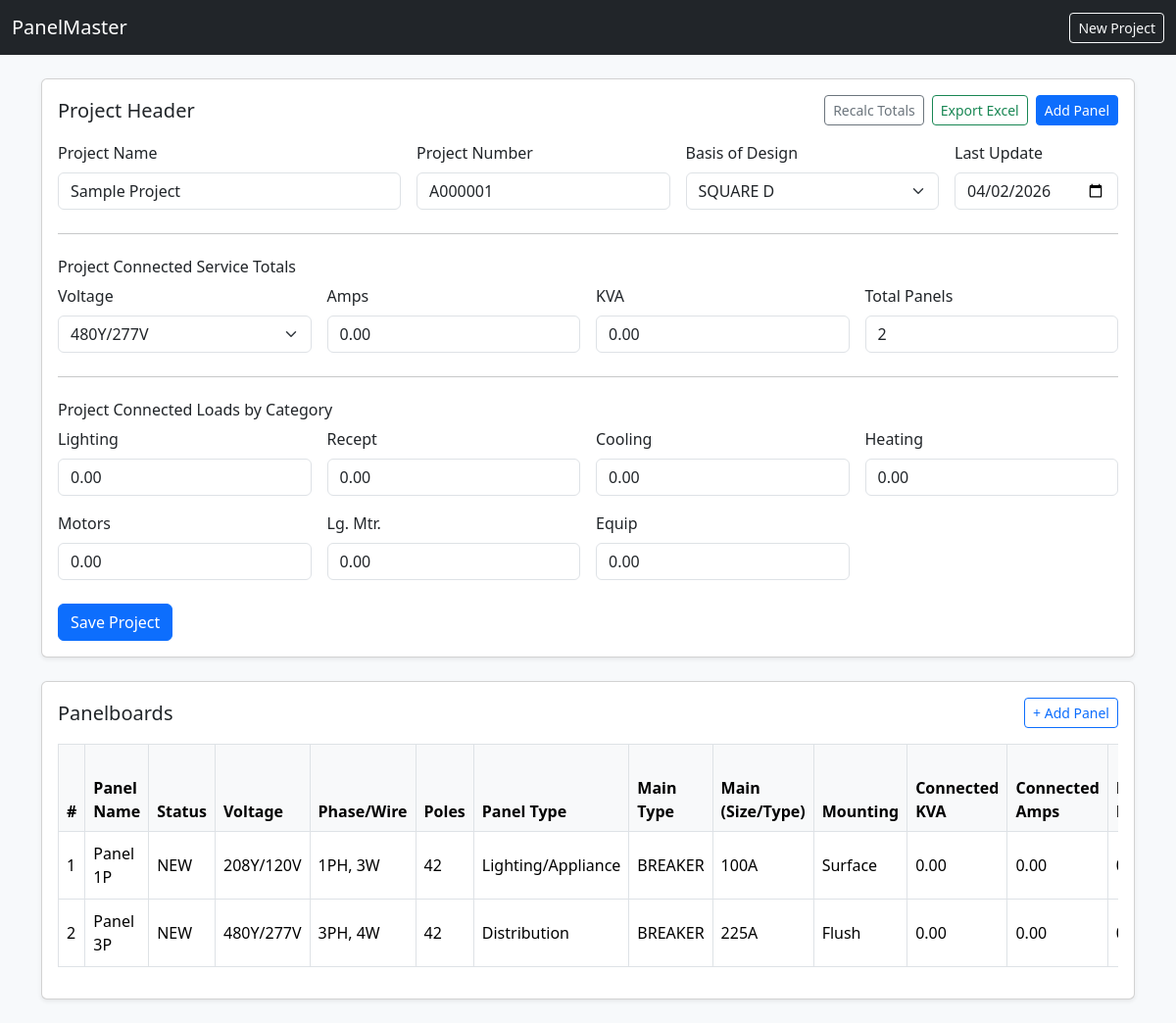
/projects/1, run on the app's committed database.
### tables this page shows
CREATE TABLE IF NOT EXISTS projects (
  id INT AUTO_INCREMENT PRIMARY KEY,
  project_name VARCHAR(255) NOT NULL,
  project_number VARCHAR(20) NOT NULL UNIQUE,
  basis_of_design VARCHAR(50),
  last_update DATE,
  service_voltage VARCHAR(50),
  service_amps DECIMAL(10,2),
  service_kva DECIMAL(10,2),
  total_panels INT,
  load_lighting DECIMAL(10,2),
  load_recept DECIMAL(10,2),
  load_cooling DECIMAL(10,2),
  load_heating DECIMAL(10,2),
  load_motors DECIMAL(10,2),
  load_lg_mtr DECIMAL(10,2),
  load_equip DECIMAL(10,2),
  created_at DATETIME NOT NULL,
  updated_at DATETIME NOT NULL
);

CREATE TABLE IF NOT EXISTS panelboards (
  id INT AUTO_INCREMENT PRIMARY KEY,
  project_id INT NOT NULL,
  item_order INT NOT NULL,
  panel_name VARCHAR(255) NOT NULL,
  panel_status VARCHAR(20),
  voltage VARCHAR(20),
  phase_wire VARCHAR(20),
  poles_config VARCHAR(20),
  panel_type VARCHAR(50),
  main_type VARCHAR(20),
  main_size_type VARCHAR(100),
  mounting VARCHAR(100),
  connected_kva DECIMAL(10,2),
  connected_amps DECIMAL(10,2),
  demand_kva DECIMAL(10,2),
  demand_amps DECIMAL(10,2),
  percent_imbalance DECIMAL(10,2),
  balance_status ENUM('OK','WARN','FAIL') DEFAULT 'OK',
  balance_message VARCHAR(255),
  minimum_feeder_size VARCHAR(100),
  schedule_json LONGTEXT,
  last_update DATE,
  created_at DATETIME NOT NULL,
  updated_at DATETIME NOT NULL,
  CONSTRAINT fk_panelboards_projects
    FOREIGN KEY (project_id) REFERENCES projects(id)
    ON DELETE CASCADE
);

### app/lib/View.php (called while the page is built, shortened)
<?php
class View
{
    public static function render(string $view, array $data = []): void
    {
        $path = BASE_PATH . '/app/views/' . $view . '.php';
        extract($data, EXTR_SKIP);
        require BASE_PATH . '/app/views/partials/header.php';
        require $path;
        require BASE_PATH . '/app/views/partials/footer.php';
    }
}

### app/controllers/ProjectsController.php (called while the page is built, shortened)
<?php
class ProjectsController
{
    private ProjectRepository $projects;
    private PanelboardRepository $panels;
    public function __construct()
    {
        $this->projects = new ProjectRepository();
        $this->panels = new PanelboardRepository();
    }
    public function show(string $id): void
    {
        $project = $this->projects->find((int)$id);
        $panels = $this->panels->listByProject((int)$id);
        View::render('projects/show', ['project' => $project, 'panels' => $panels]);
    }
}

### public/index.php (called while the page is built, shortened)
<?php
require_once BASE_PATH . '/app/lib/helpers.php';
$router = new Router();
$router->get('/', function () {
    header('Location: ' . base_url('/projects'));
    exit;
});
$router->get('/projects', [ProjectsController::class, 'index']);
$router->get('/projects/new', [ProjectsController::class, 'create']);
$router->post('/projects', [ProjectsController::class, 'store']);
$router->get('/projects/{id}', [ProjectsController::class, 'show']);
$router->post('/projects/{id}', [ProjectsController::class, 'update']);
$router->post('/projects/{id}/delete', [ProjectsController::class, 'delete']);
$router->get('/projects/{id}/panels/new', [PanelsController::class, 'create']);
$router->post('/projects/{id}/panels', [PanelsController::class, 'store']);
$router->get('/panels/{id}/edit', [PanelsController::class, 'edit']);
$router->post('/panels/{id}', [PanelsController::class, 'update']);
$router->post('/panels/{id}/delete', [PanelsController::class, 'delete']);
$router->get('/api/panels/{id}/schedule', [ApiController::class, 'getSchedule']);
$router->post('/api/panels/{id}/schedule', [ApiController::class, 'saveSchedule']);
$router->post('/api/panels/{id}/recalc', [ApiController::class, 'recalcPanel']);
$router->post('/api/projects/{id}/recalc', [ApiController::class, 'recalcProject']);
$router->get('/projects/{id}/export.xlsx', [ProjectExportController::class, 'download']);
$router->get('/panels/{id}/export.xlsx', [PanelExportController::class, 'download']);
$router->get('/panels/{id}/export.pdf', [PanelPdfExportController::class, 'download']);
$router->dispatch($_SERVER['REQUEST_METHOD'], $_SERVER['REQUEST_URI']);

### app/lib/helpers.php (called while the page is built, shortened)
<?php
function base_url(string $path = ''): string
{
    $base = rtrim(dirname($_SERVER['SCRIPT_NAME']), '/');
    return $base . $path;
}

### app/repositories/ProjectRepository.php (called while the page is built, shortened)
<?php
class ProjectRepository
{
    public function find(int $id): ?array
    {
        $pdo = Database::connection();
        $stmt = $pdo->prepare('SELECT * FROM projects WHERE id = :id');
        $stmt->execute([':id' => $id]);
        $row = $stmt->fetch();
        return $row ?: null;
    }
}

### app/repositories/PanelboardRepository.php (called while the page is built, shortened)
<?php
class PanelboardRepository
{
    public function listByProject(int $projectId): array
    {
        $pdo = Database::connection();
        $stmt = $pdo->prepare('SELECT * FROM panelboards WHERE project_id = :id ORDER BY item_order ASC');
        $stmt->execute([':id' => $projectId]);
        return $stmt->fetchAll();
    }
}

### app/views/projects/show.php (the view, shortened to what this page needs)
<div class="card shadow-sm mb-4">
  <div class="card-body">
    <div class="d-flex justify-content-between align-items-center mb-3">
      <h5 class="mb-0">Project Header</h5>
      <div class="d-flex gap-2">
        <form method="post" action="<?= htmlspecialchars(base_url('/api/projects/' . $project['id'] . '/recalc')) ?>" class="d-inline" onsubmit="return app.postForm(event)">
          <button class="btn btn-outline-secondary btn-sm" type="submit">Recalc Totals</button>
        </form>
        <a class="btn btn-outline-success btn-sm" href="<?= htmlspecialchars(base_url('/projects/' . $project['id'] . '/export.xlsx')) ?>">Export Excel</a>
        <a class="btn btn-primary btn-sm" href="<?= htmlspecialchars(base_url('/projects/' . $project['id'] . '/panels/new')) ?>">Add Panel</a>
      </div>
    </div>
    <form method="post" action="<?= htmlspecialchars(base_url('/projects/' . $project['id'])) ?>">
      <div class="row g-3">
        <div class="col-md-4">
          <label class="form-label">Project Name</label>
          <input name="project_name" class="form-control" value="<?= htmlspecialchars($project['project_name']) ?>" required>
        </div>
        <div class="col-md-3">
          <label class="form-label">Project Number</label>
          <input name="project_number" class="form-control" value="<?= htmlspecialchars($project['project_number']) ?>" required>
        </div>
        <div class="col-md-3">
          <label class="form-label">Basis of Design</label>
          <select name="basis_of_design" class="form-select">
            <?php $bod = $project['basis_of_design'] ?? ''; ?>
            <option value="SQUARE D" <?= $bod === 'SQUARE D' ? 'selected' : '' ?>>SQUARE D</option>
          </select>
        </div>
        <div class="col-md-2">
          <label class="form-label">Last Update</label>
          <input type="date" name="last_update" class="form-control" value="<?= htmlspecialchars($project['last_update'] ?? date('Y-m-d')) ?>">
        </div>
      </div>
      <hr class="my-4">
      <h6>Project Connected Service Totals</h6>
      <div class="row g-3">
        <div class="col-md-3">
          <label class="form-label">Voltage</label>
          <?php $sv = $project['service_voltage'] ?? ''; ?>
          <select name="service_voltage" class="form-select js-service-voltage">
            <option value="480Y/277V" <?= $sv === '480Y/277V' ? 'selected' : '' ?>>480Y/277V</option>
          </select>
        </div>
        <div class="col-md-3">
          <label class="form-label">Amps</label>
          <input name="service_amps" class="form-control js-service-amps" value="<?= htmlspecialchars($project['service_amps'] ?? '') ?>" readonly>
        </div>
        <div class="col-md-3">
          <label class="form-label">KVA</label>
          <input name="service_kva" class="form-control js-service-kva" value="<?= htmlspecialchars($project['service_kva'] ?? '') ?>">
        </div>
        <div class="col-md-3">
          <label class="form-label">Total Panels</label>
          <input name="total_panels" class="form-control" value="<?= htmlspecialchars($project['total_panels'] ?? '') ?>">
        </div>
      </div>
      <hr class="my-4">
      <h6>Project Connected Loads by Category</h6>
      <div class="row g-3">
        <div class="col-md-3">
          <label class="form-label">Lighting</label>
          <input name="load_lighting" class="form-control" value="<?= htmlspecialchars($project['load_lighting'] ?? '') ?>">
        </div>
        <div class="col-md-3">
          <label class="form-label">Recept</label>
          <input name="load_recept" class="form-control" value="<?= htmlspecialchars($project['load_recept'] ?? '') ?>">
        </div>
        <div class="col-md-3">
          <label class="form-label">Cooling</label>
          <input name="load_cooling" class="form-control" value="<?= htmlspecialchars($project['load_cooling'] ?? '') ?>">
        </div>
        <div class="col-md-3">
          <label class="form-label">Heating</label>
          <input name="load_heating" class="form-control" value="<?= htmlspecialchars($project['load_heating'] ?? '') ?>">
        </div>
        <div class="col-md-3">
          <label class="form-label">Motors</label>
          <input name="load_motors" class="form-control" value="<?= htmlspecialchars($project['load_motors'] ?? '') ?>">
        </div>
        <div class="col-md-3">
          <label class="form-label">Lg. Mtr.</label>
          <input name="load_lg_mtr" class="form-control" value="<?= htmlspecialchars($project['load_lg_mtr'] ?? '') ?>">
        </div>
        <div class="col-md-3">
          <label class="form-label">Equip</label>
          <input name="load_equip" class="form-control" value="<?= htmlspecialchars($project['load_equip'] ?? '') ?>">
        </div>
      </div>
      <div class="mt-4">
        <button class="btn btn-primary">Save Project</button>
      </div>
    </form>
  </div>
</div>
<div class="card shadow-sm">
  <div class="card-body">
    <div class="d-flex justify-content-between align-items-center mb-3">
      <h5 class="mb-0">Panelboards</h5>
      <a class="btn btn-outline-primary btn-sm" href="<?= htmlspecialchars(base_url('/projects/' . $project['id'] . '/panels/new')) ?>">+ Add Panel</a>
    </div>
    <div class="table-responsive">
      <table class="table table-bordered align-middle">
        <thead>
          <tr>
            <th>#</th>
            <th>Panel Name</th>
            <th>Status</th>
            <th>Voltage</th>
            <th>Phase/Wire</th>
            <th>Poles</th>
            <th>Panel Type</th>
            <th>Main Type</th>
            <th>Main (Size/Type)</th>
            <th>Mounting</th>
            <th>Connected KVA</th>
            <th>Connected Amps</th>
            <th>Demand KVA</th>
          </tr>
        </thead>
        <tbody>
          <?php foreach ($panels as $panel): ?>
            <tr>
              <td><?= htmlspecialchars($panel['item_order'] ?? '') ?></td>
              <td><?= htmlspecialchars($panel['panel_name'] ?? '') ?></td>
              <td><?= htmlspecialchars($panel['panel_status'] ?? '') ?></td>
              <td><?= htmlspecialchars($panel['voltage'] ?? '') ?></td>
              <td><?= htmlspecialchars($panel['phase_wire'] ?? '') ?></td>
              <td><?= htmlspecialchars($panel['poles_config'] ?? '') ?></td>
              <td><?= htmlspecialchars($panel['panel_type'] ?? '') ?></td>
              <td><?= htmlspecialchars($panel['main_type'] ?? '') ?></td>
              <td><?= htmlspecialchars($panel['main_size_type'] ?? '') ?></td>
              <td><?= htmlspecialchars($panel['mounting'] ?? '') ?></td>
              <td><?= htmlspecialchars($panel['connected_kva'] ?? '') ?></td>
              <td><?= htmlspecialchars($panel['connected_amps'] ?? '') ?></td>
              <td><?= htmlspecialchars($panel['demand_kva'] ?? '') ?></td>
            </tr>
          <?php endforeach; ?>
        </tbody>
      </table>
    </div>
  </div>
</div>

### app/lib/Router.php (shortened to what this page needs)
<?php
class Router
{
    private array $routes = [];
    private function add(string $method, string $path, $handler): void
    {
        $pattern = preg_replace('#\{[^/]+\}#', '([^/]+)', $path);
        $pattern = '#^' . $pattern . '$#';
        $this->routes[] = [$method, $path, $pattern, $handler];
    }
    public function dispatch(string $method, string $uri): void
    {
        $path = parse_url($uri, PHP_URL_PATH) ?? '/';
        foreach ($this->routes as [$routeMethod, $routePath, $pattern, $handler]) {
            if ($routeMethod !== $method) {
                continue;
            }
            if (preg_match($pattern, $path, $matches)) {
                array_shift($matches);
                if (is_array($handler)) {
                    [$class, $methodName] = $handler;
                    $controller = new $class();
                    call_user_func_array([$controller, $methodName], $matches);
                    return;
                }
            }
        }
    }
}

### app/views/partials/header.php (shortened to what this page needs)
<!doctype html>
<html lang="en">
<head>
  <link href="https://cdn.jsdelivr.net/npm/bootstrap@5.3.2/dist/css/bootstrap.min.css" rel="stylesheet">
  <link href="<?= htmlspecialchars(base_url('/assets/css/app.css')) ?>" rel="stylesheet">
</head>
<body>
<nav class="navbar navbar-expand-lg navbar-dark bg-dark">
  <div class="container-fluid">
    <a class="navbar-brand" href="<?= htmlspecialchars(base_url('/projects')) ?>">PanelMaster</a>
    <div class="d-flex gap-2">
      <a class="btn btn-outline-light btn-sm" href="<?= htmlspecialchars(base_url('/projects/new')) ?>">New Project</a>
    </div>
  </div>
</nav>
<main class="container py-4">

### app/views/partials/footer.php (shortened to what this page needs)
</main>
</body>
</html>

### public/assets/css/app.css (style rules this page uses)
body { background-color: #f7f9fb; }
.table thead th { position: sticky; top: 0; background: #f8f9fa; z-index: 1; }

### data on the page
projects: project_name "Sample Project", project_number "A000001", basis_of_design "SQUARE D", last_update "04/02/2026", service_voltage "480Y/277V", service_amps "0.00", service_kva "0.00", total_panels "2", load_lighting "0.00", load_recept "0.00", load_cooling "0.00", load_heating "0.00", load_motors "0.00", load_lg_mtr "0.00", load_equip "0.00"
panelboards: item_order "1", panel_name "Panel 1P", panel_status "NEW", voltage "208Y/120V", phase_wire "1PH, 3W", poles_config "42", panel_type "Lighting/Appliance", main_type "BREAKER", main_size_type "100A", mounting "Surface", connected_kva "0.00", connected_amps "0.00"
panelboards: item_order "2", panel_name "Panel 3P", panel_status "NEW", voltage "480Y/277V", phase_wire "3PH, 4W", poles_config "42", panel_type "Distribution", main_type "BREAKER", main_size_type "225A", mounting "Flush", connected_kva "0.00", connected_amps "0.00"
